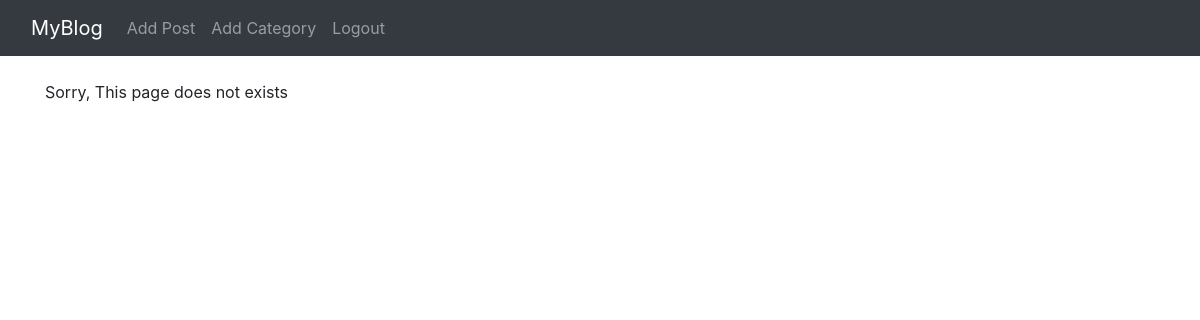
Before: /category/hiking/ (signed in) with the older database file.
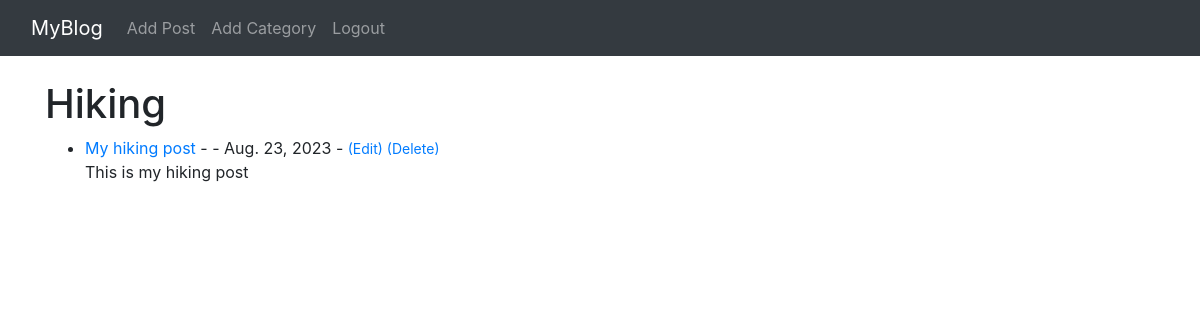
After: the same page with the newer database file.
### theblog/models.py (models this page shows, shortened)
class Post(models.Model):
    title = models.CharField(max_length=255)
    title_tag = models.CharField(max_length=255)
    author = models.ForeignKey(User, on_delete=models.CASCADE)
    body = models.TextField()
    post_date = models.DateField(auto_now_add=True)
    category = models.CharField(max_length=255, default="coding")

### theblog/views.py (the view)
def CategoryView(request, cats):
    category_posts = Post.objects.filter(category=cats)
    return render(request, 'categories.html', {'cats': cats.title(), 'category_posts': category_posts})

### theblog/templates/categories.html (shortened to what this page needs)
{% extends 'base.html' %}
{% block content %}
    {% if category_posts %}
    <h1>{{ cats }}</h1>
    <ul>
        {% for post in category_posts %}
            <li><a href="{% url 'article-detail' post.pk %}"> {{ post.title }}</a> - {{ post.author.first_name }} {{ post.author.last_name }} - {{ post.post_date }}
                {% if user.is_authenticated %}
                     -  <small><a href="{% url 'update_post' post.pk %}">(Edit)</a> <a href="{% url 'delete_post' post.pk %}">(Delete)</a></small>
                {% endif %}
                <br/>
                {{ post.body|slice:"200"|safe }}
            </li>
        {% endfor %}
    </ul>
    {% else %}
        Sorry, This page does not exists
    {% endif %}
{% endblock %}

Changed rows visible on the page:
added Post: title "My hiking post", post_date "Aug. 23, 2023", body "This is my hiking post"
Other visible differences:
{{ cats }}: (not shown) → "Hiking"
text no longer shown: "Sorry, This page does not exists"
